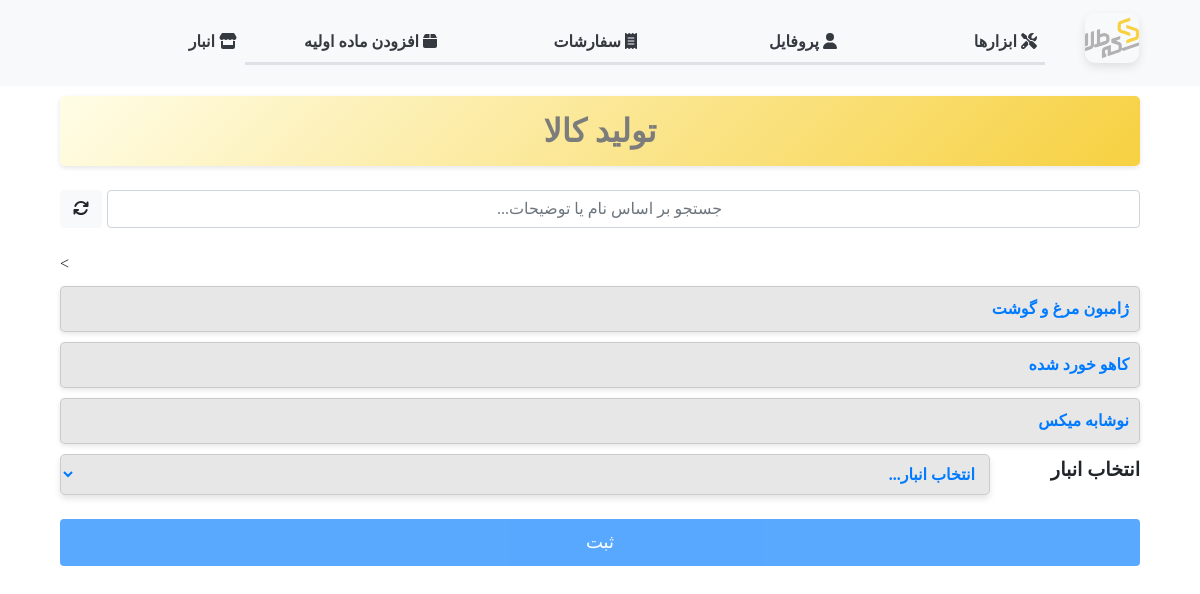
Page /profile/store_product/ on the earlier database version.
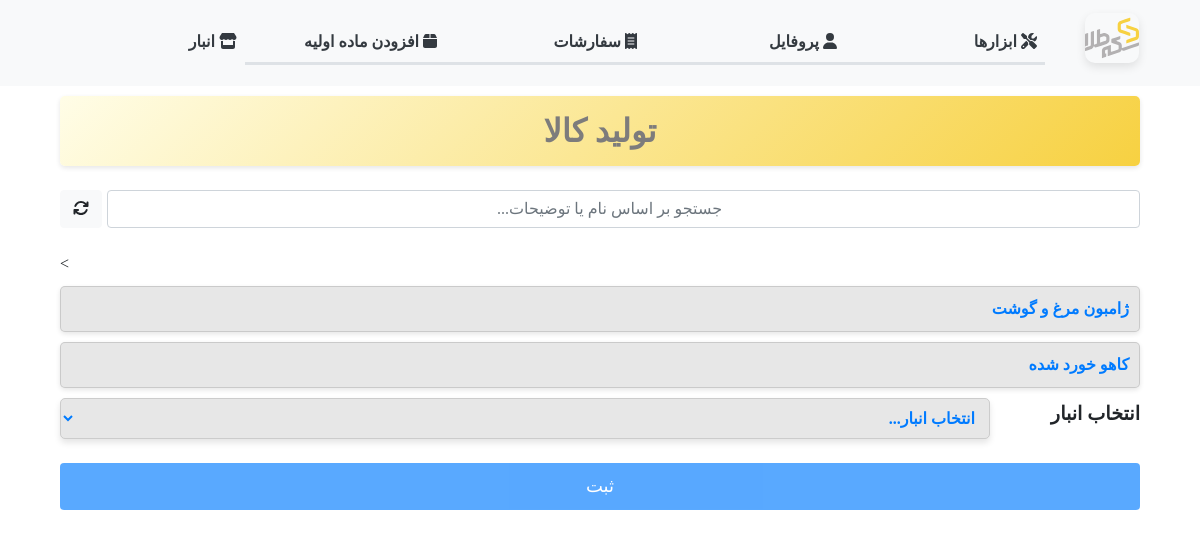
Same page on the later database version.
### users/models.py (models this page shows, shortened)
class raw_material(models.Model):
    name = models.CharField(max_length=200)
    describe = models.CharField(max_length=800)
    unit = models.CharField(max_length=200)
    mother = models.ForeignKey(mother_material, on_delete= models.CASCADE,related_name='mother_material',blank=True,null=True)
    mode = models.ForeignKey(mode_raw_materials,default=None, on_delete= models.CASCADE,related_name='mode_raw_materials',blank=True,null=True)
    class Meta:
        ordering = ['describe']

### users/views.py (the view, shortened to what this page needs)
# urls.py: path('profile/store_product/',material_composition_view,name='product-store'),
def material_composition_view(request):
    materials = raw_material.objects.all()
    materials_with_ingredients = []
    for material in materials:
        ingredients = material.components.all()  # Get related ingredients
        if ingredients.exists():
            ingredients_list=[]
            for composition in ingredients:
                dic = {"name": composition.ingredient.name,
                        "ratio": composition.ratio ,
                          "quantity":get_total_quantity(composition.ingredient),
                          "id":composition.ingredient.id,
                          "unit":composition.ingredient.unit,
                          "has_discard" : composition.has_discard,
                          }
                ingredients_list.append(dic)
            materials_with_ingredients.append({
                "main_material": material.name,
                "ingredients": ingredients_list,
                "id":material.id,
                "unit":material.unit,
            })
    ware_houses = Warehouse.objects.all()
    context = {"materials_with_ingredients": materials_with_ingredients,'warehouses':ware_houses}
    return render(request, 'users/store_product.html',context)

### users/views.py (called while the page is built)
def get_total_quantity(material):
    total = Inventory.objects.filter(inventory_raw_material=material).aggregate(Sum('quantity'))['quantity__sum']
    return total or 0  # اگر مقدار None بود، 0 برگردانید

### users/templates/users/store_product.html (shortened to what this page needs)
{% extends "users/base.html" %}
{% block content %}
{% load static %}
<link rel="stylesheet" type="text/css" href="{% static 'css/store.css' %}">
<html lang="fa" dir="rtl"></html>
<div class="container">
    <div class="card page-title-card shadow-lg rounded-lg p-4 mb-4">
        <h1 class="page-title">تولید کالا</h1>
    </div>
    <div class="mb-4 d-flex align-items-center">
        <input type="text" id="search-bar" oninput="handleSearchInput()" class="form-control" placeholder="جستجو بر اساس نام یا توضیحات...">
        <button type="button" onclick="closeAllTabs()" class="btn btn-light ms-2" style="margin-right: 5px;">
            <i class="fa-solid fa-refresh"></i>
        </button>
    </div>
    <form method="post" onsubmit="return handleSubmit(event)">>
        <div>
            {% for mother_material in materials_with_ingredients %}
                <div class="card">
                    <a href="javascript:void(0);" onclick="toggleSubmaterials('submaterials-{{ mother_material.id }}')">
                        {{ mother_material.main_material }}
                    </a>
                </div>
            {% endfor %}
        </div>
        <div class="mb-4 d-flex align-items-center" style="width: 100%;">
            <label for="warehouse" class="form-label" style="flex: 0 0 150px; font-weight: bold; direction: rtl;">
                انتخاب انبار
            </label>
            <select id="warehouse" name="warehouse" class="form-select shadow-sm" style="flex: 1; direction: rtl; text-align: right;" onchange="enableSubmitButton()">
                <option value="" disabled selected>انتخاب انبار...</option>
            </select>
        </div>
        <div class="text-center mt-4">
            <button type="submit" class="btn btn-primary btn-block" id="submit-btn" disabled>ثبت</button>
        </div>
    </form>
</div>
{% endblock %}

Differences in the rows shown:
removed raw_material: main_material "نوشابه میکس"
